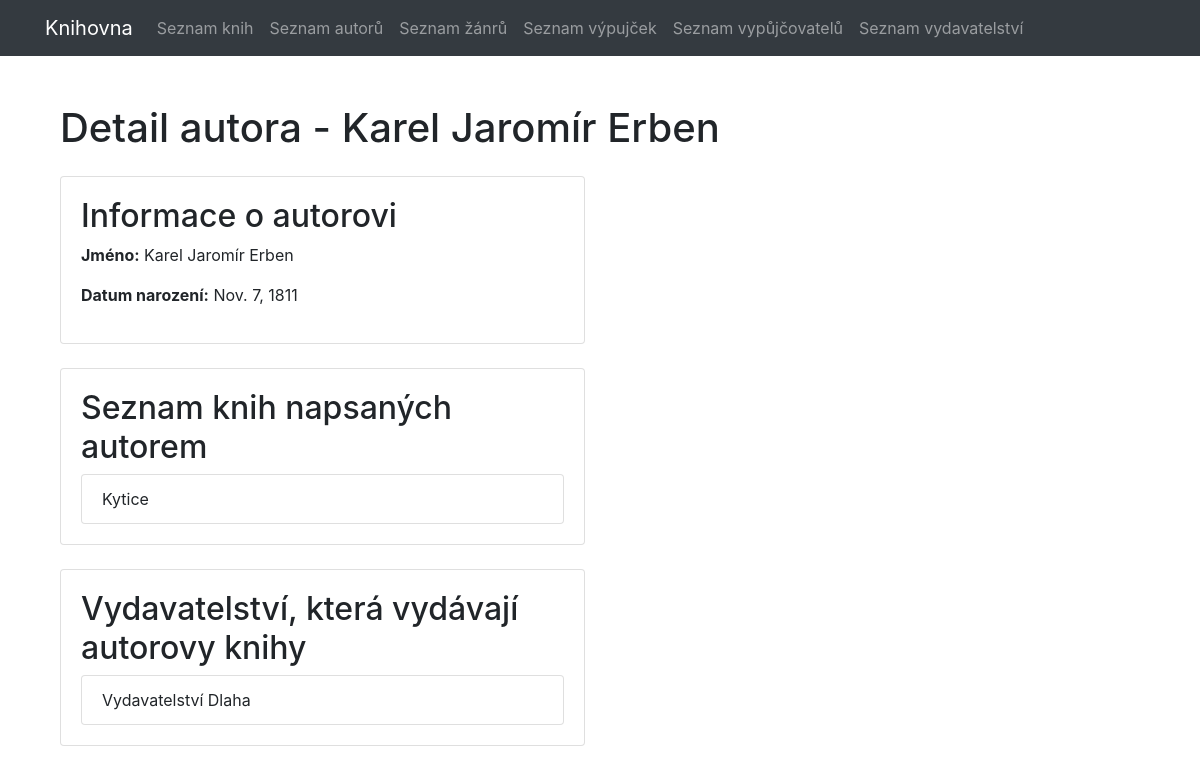
The app's page /authors/1/ with its own data.
### library/models.py (models this page shows, shortened)
class Author(models.Model):
    name = models.CharField(max_length=50)
    birth_date = models.DateField()

class Book(models.Model):
    title = models.CharField(max_length=100)
    author = models.ForeignKey('Author', on_delete=models.CASCADE)
    publisher = models.ForeignKey('Publisher', on_delete=models.CASCADE)
    publication_date = models.DateField()
    genre = models.ForeignKey('Genre', on_delete=models.CASCADE)  # Použijeme ID žánru "Nezařazeno"

class Publisher(models.Model):
    name = models.CharField(max_length=100)

### library/views.py (the view)
# urls.py: path('authors/<int:author_id>/', author_detail, name='author_detail'),
def author_detail(request, author_id):
    author = get_object_or_404(Author, pk=author_id)
    books = Book.objects.filter(author=author)
    publishers = Publisher.objects.filter(book__author=author).distinct()
    return render(request, 'author_detail.html', {'author': author, 'books': books, 'publishers': publishers})

### library/templates/author_detail.html (shortened to what this page needs)
{% extends 'base.html' %}
{% block content %}
    <div class="container">
        <div class="row mt-5">
            <div class="col-md-12">
                <h1 class="mb-4">Detail autora - {{ author.name }}</h1>
            </div>
        </div>
        <div class="row">
            <div class="col-md-6">
                <div class="card">
                    <div class="card-body">
                        <h2>Informace o autorovi</h2>
                        <p><strong>Jméno:</strong> {{ author.name }}</p>
                        <p><strong>Datum narození:</strong> {{ author.birth_date }}</p>
                    </div>
                </div>
            </div>
        </div>
        <div class="row mt-4">
            <div class="col-md-6">
                <div class="card">
                    <div class="card-body">
                        <h2>Seznam knih napsaných autorem</h2>
                        <ul class="list-group">
                            {% for book in books %}
                                <li class="list-group-item">{{ book.title }}</li>
                            {% endfor %}
                        </ul>
                    </div>
                </div>
            </div>
        </div>
        <div class="row mt-4">
            <div class="col-md-6">
                <div class="card">
                    <div class="card-body">
                        <h2>Vydavatelství, která vydávají autorovy knihy</h2>
                        <ul class="list-group">
                            {% for publisher in publishers %}
                                <li class="list-group-item">{{ publisher.name }}</li>
                            {% endfor %}
                        </ul>
                    </div>
                </div>
            </div>
        </div>
    </div>
{% endblock %}

### records on screen
Author: name "Karel Jaromír Erben", birth_date "Nov. 7, 1811"
Book: title "Kytice"
Publisher: name "Vydavatelství Dlaha"
